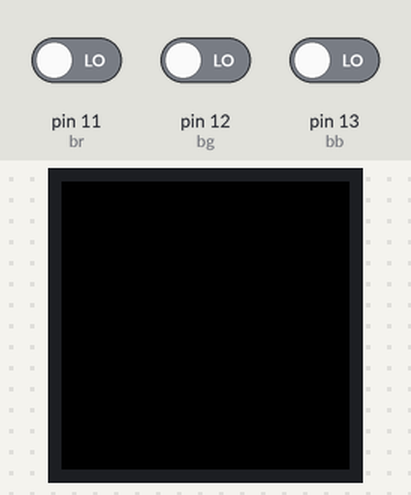
A sketch run on a simulated Arduino Uno, built with avr-gcc and run on an emulated ATmega328P. On the bench: 32×32 colour display. The inputs (shaded band) are chosen by the test bench; at power-on: pin 12 (bg) LOW, pin 13 (bb) LOW, pin 11 (br) LOW.

Above: at 1.2 s.
1.3 s: pin 12 (bg) driven HIGH
4.3 s: pin 13 (bb) driven HIGH
At 4.7 s:
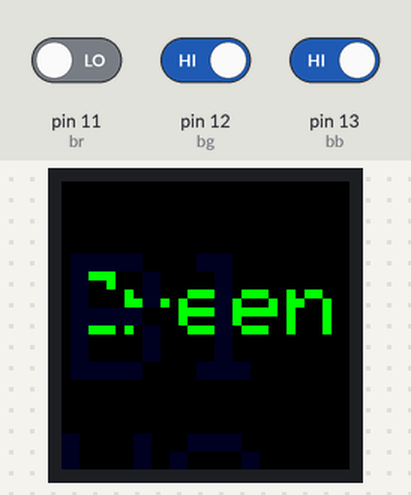
7.3 s: pin 11 (br) driven HIGH
At 8.5 s:
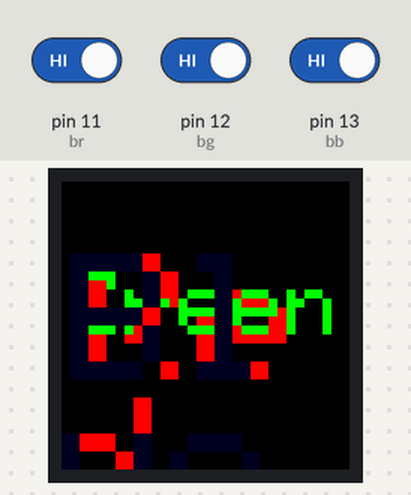
10.3 s: pin 13 (bb) driven LOW
At 11.4 s:
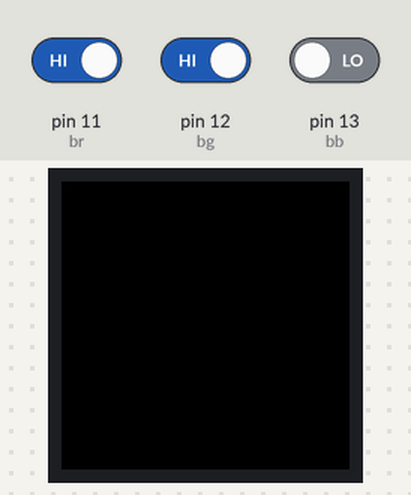
13.3 s: pin 12 (bg) driven LOW
16.3 s: pin 13 (bb) driven HIGH
At 17.4 s:
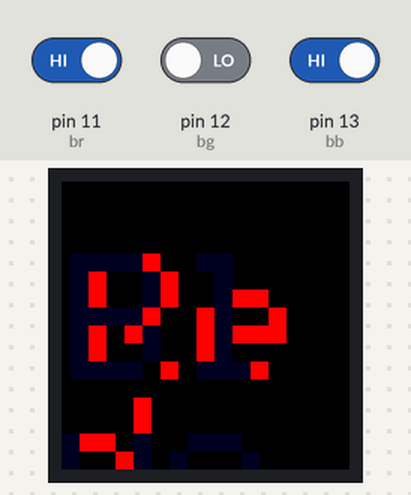
Timing chart, 0 to 19.3 s (numbered marks = the images above; inputs shaded):
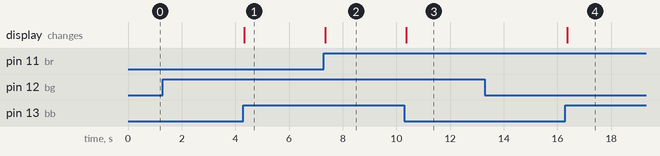

The sketch:

colors.ino
```cpp
#include <Adafruit_GFX.h>   // Core graphics library
#include <RGBmatrixPanel.h> // Hardware-specific library

//The following is necessary for the matrix, however, it can be placed in a header file for simplicity for the students
#define CLK 8
#define OE  9
#define LAT 10
#define A   A0
#define B   A1
#define C   A2
#define D   A3
RGBmatrixPanel matrix(A, B, C, D, CLK, LAT, OE, false);

//buttons on pins 11, 12 and 13:
int br = 11;
int bg = 12;
int bb = 13;


void setup() {
  matrix.begin();  //Start up the matrix
  pinMode(br, INPUT);
  pinMode(bg, INPUT);
  pinMode(bb, INPUT);
}

void loop() {
  //Similar to if statements example
  int r = digitalRead(br);  //Get state of red button
  int g = digitalRead(bg);  //Get state of green button
  int b = digitalRead(bb);  //Get state of blue button


  if (r == HIGH) {   //If red button is pressed
    matrix.setCursor(3,8); //Start at place (1, 6)
    matrix.setTextSize(2);  //Set text size
    matrix.setTextColor(matrix.Color333(7,0,0));
    matrix.print("Red");
  }
  if (g == HIGH) {
    matrix.setCursor(1,10); //Start at place (1, 6)
    matrix.setTextSize(1);  //Set text size
    matrix.setTextColor(matrix.Color333(0,7,0));
    matrix.print("Green");
  }
  if (b == HIGH) {
    matrix.setCursor(1,8); //Start at place (1, 6)
    matrix.setTextSize(2);  //Set text size
    matrix.setTextColor(matrix.Color333(0,0,1));
    matrix.print("Blue");
  }
  else {
    matrix.fillScreen(matrix.Color333(0, 0, 0));    //Clear board
  }
}
```

Measured:
- after the input at 1.3 s, every drawn part: stays the same
- after the input at 4.3 s, the display: changes at once (image 1)
- after the input at 7.3 s, the display: changes at once (image 2)
- after the input at 10.3 s, the display: changes after 0.06 s (image 3)
- after the input at 13.3 s, every drawn part: stays the same
- after the input at 16.3 s, the display: changes after 0.07 s (image 4)
